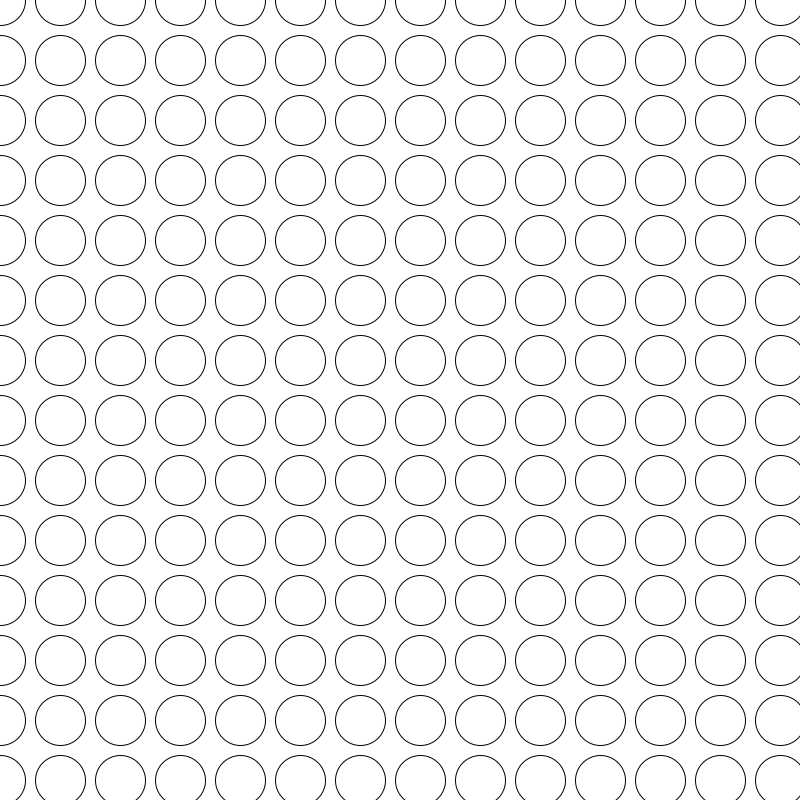
Frame 1 (no input)
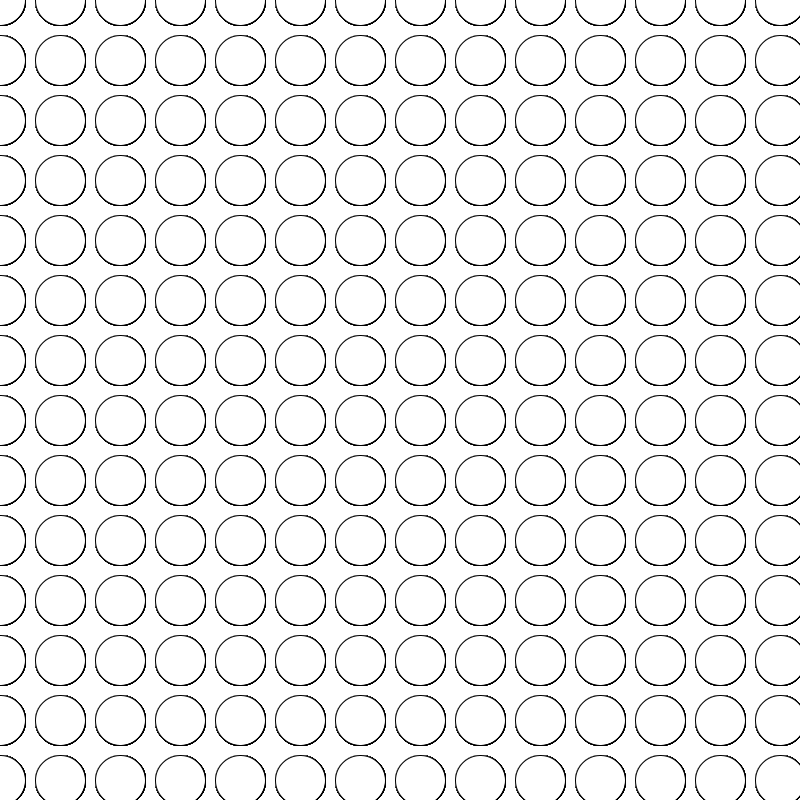
Frame 60 (the mouse pressed at the canvas centre just before this capture)
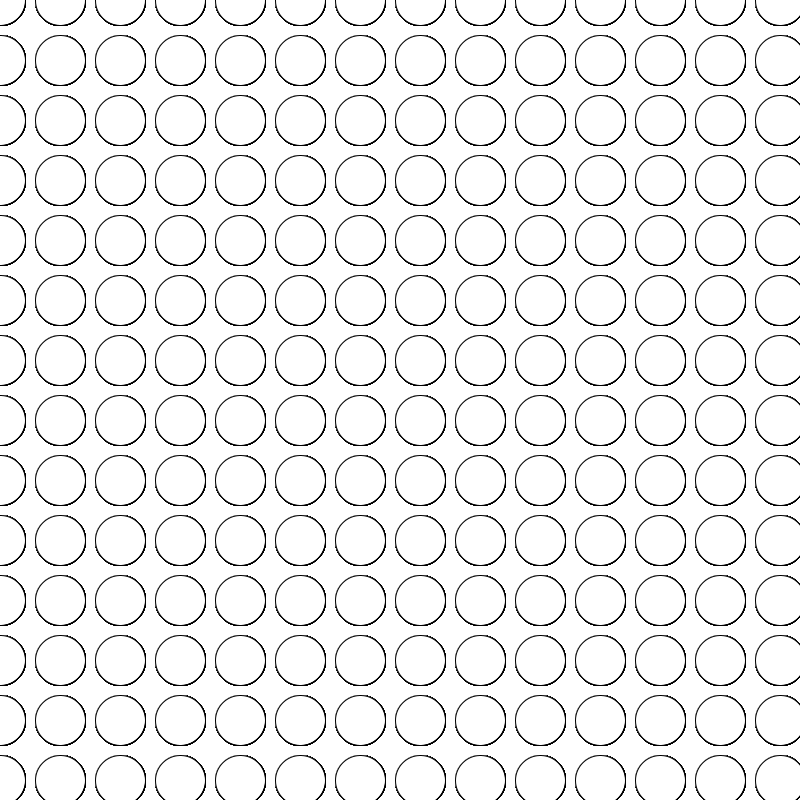
Frame 120 (the mouse held since frame 60 and released just before this capture)

The Processing sketch that drew these frames (run headless with seeded random() and noise(); from frame 60 on, the mouse is pressed at the canvas centre):

// Processing sketch: Code2_NestedLoops
// ── Code2_NestedLoops.pde
int interval= 60; //how much space (in pixels) between lines?
int amount= 20;   //how many lines?

void setup() {
  size(800, 800);
  background(255);
}

void draw() {  
  //iterate through rows
  for (int row = 0; row<amount; row++) {
    //iterate through columns
    for (int column = 0; column<amount; column++) {
      circle(column*interval, row*interval, 50);
    }
  }
}
